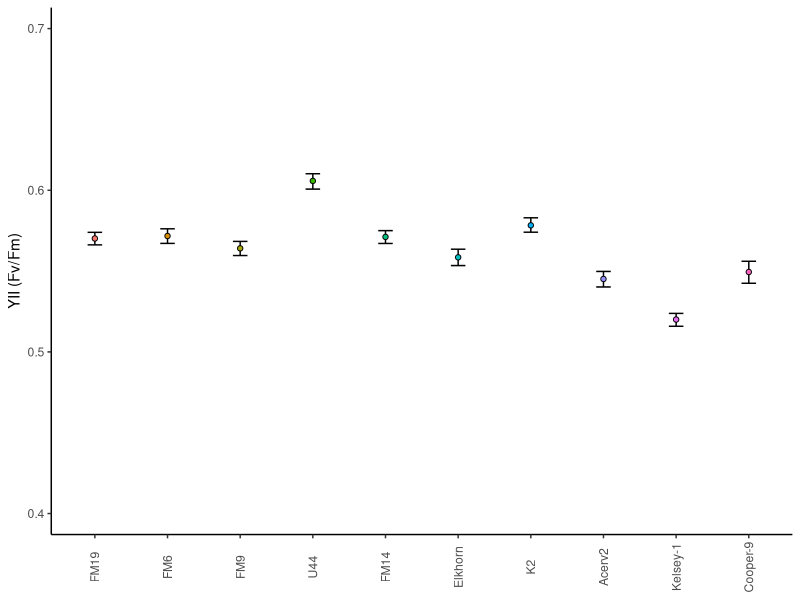
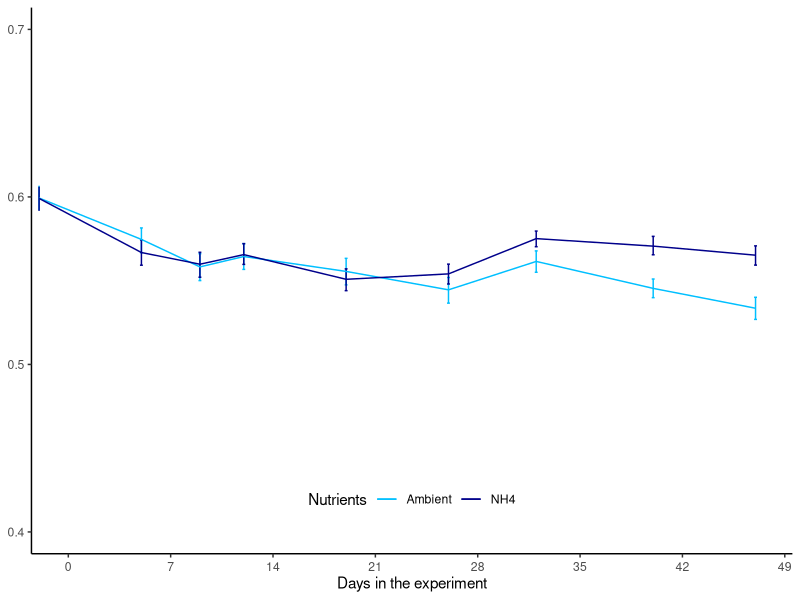
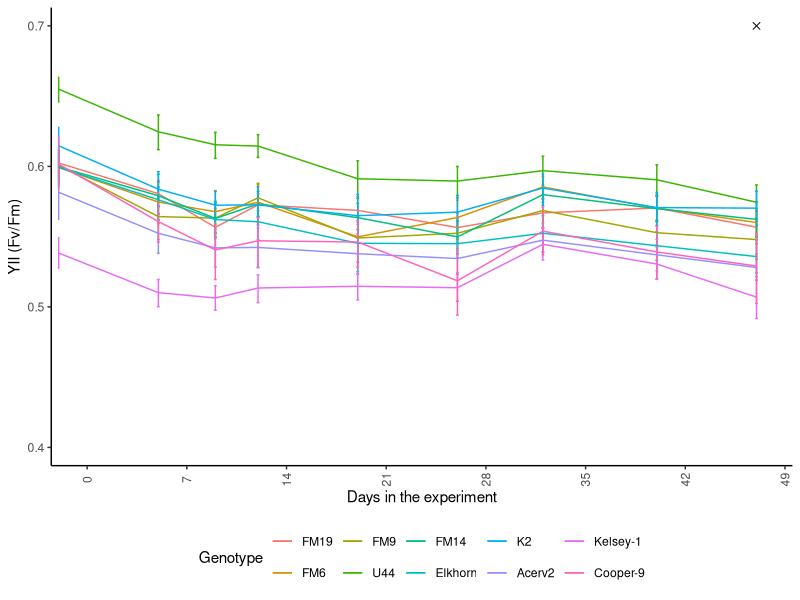
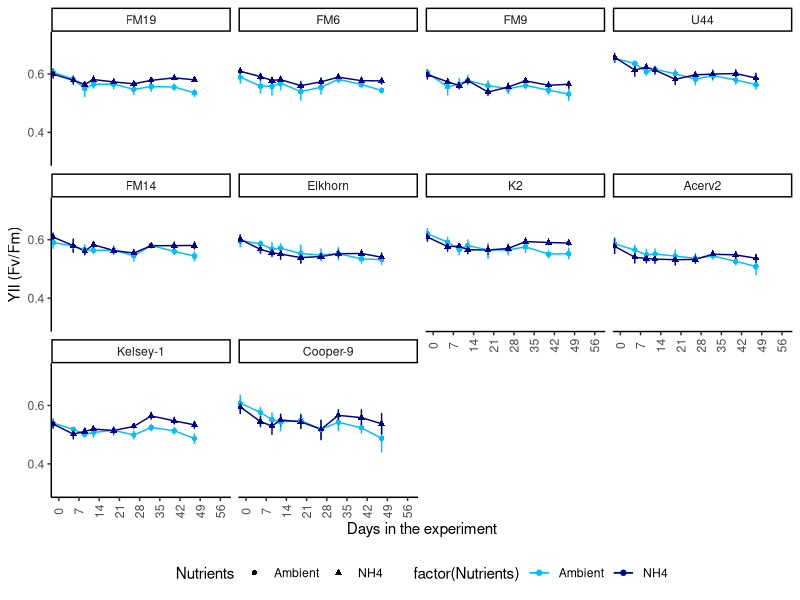
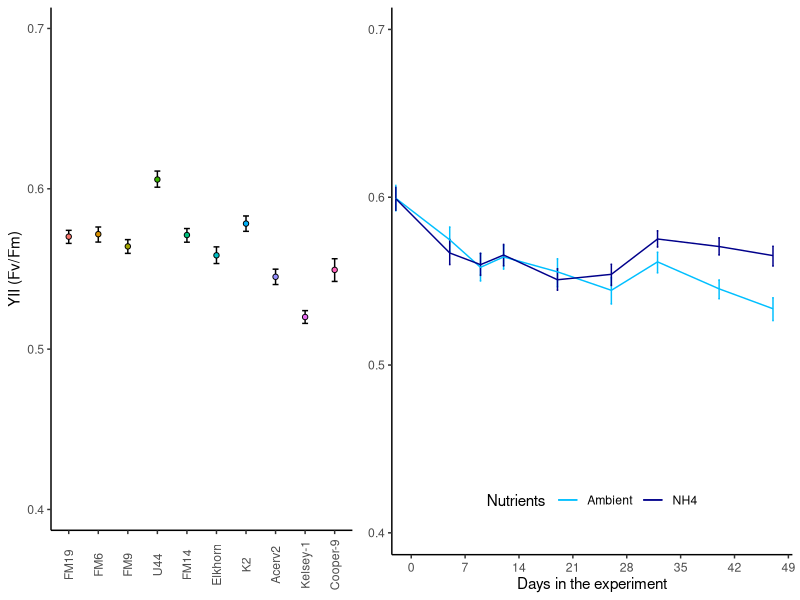

Write the R code that produced these figures, in order. (Note: this script raises an error after producing the figures.)
## ---- chunk 1
knitr::opts_chunk$set(echo = TRUE, warning=FALSE, message=FALSE, fig.width=7, fig.height=7 )
## ---- chunk 2

# Get all libraries and sources required to run the script

library(dplyr)
library(plyr)
library(reshape2)
library(ggplot2)
library(ggthemes)
library(ggpubr)

theme_set (theme_classic() + theme(panel.grid.major = element_blank(),
                              panel.grid.minor = element_blank(), 
                              axis.line = element_line(colour = "black"),
                              legend.position="none",
                              axis.text.x = element_text(angle = 90, 
                                                         vjust = 0.5),
                              plot.title = element_text(size=12,
                                                        face="bold"),
                              #panel.border = element_rect(colour = "black",
                              #fill=NA, size=1)
                              panel.border = element_blank()
                              ))

# Treatment colour
  Fill.colour <- scale_colour_manual(values =
                     c("deepskyblue", "indianred1", "blue4", "red4"))
  Fill.colour2 <- scale_colour_manual(values =
                     c("deepskyblue", "blue4"))

# Models 
  #library(lme4)
  library(multcomp)
  library(multcompView)
  library(emmeans)
  library(effects)
  library(lmerTest)
## ---- chunk 3
# 1. Import data: 

  # Long format Ssid YII
    YII.Tall<-read.csv("Data/YII_tall.csv")
    #summary(YII.Tall)

# 2. Data clean-up an types: 
  
  # Variable types 
    #YII.nutrients$Time <- as.factor(YII.nutrients$Time)
    YII.Tall$Time<-as.numeric(YII.Tall$Time)
    YII.Tall$Date<-as.Date(YII.Tall$Date, "%Y-%m-%d")
    YII.Tall$Days<-(as.numeric(YII.Tall$Date)-18518)
    YII.Tall$Date[which(YII.Tall$Date=="2020-09-04")]<-"2020-09-02"
    YII.Tall$Date<-as.Date(YII.Tall$Date, "%Y-%m-%d")
    YII.Tall<-filter(YII.Tall, Date!="2020-10-29")
  
  # Remove-unused data    
    Extras <- YII.Tall[which (YII.Tall$Nutrients=="Extra"), ]
    #YII.Tall <- droplevels(YII.Tall[!rownames(YII.Tall) %in%
    #                                     rownames(Extras), ])
    
    Error <- YII.Tall[which (YII.Tall$YII==0), ]
    # YII.Tall <- droplevels(YII.Tall[!rownames(YII.Tall) %in%
    #                                     rownames(Error), ])
    
    YII.Tall<-filter(YII.Tall, Genotype!="U41")
    #YII.Tall$Genotype <- droplevels(YII.Tall$Genotype)
    YII.Tall$Genotype<-factor(YII.Tall$Genotype, 
                              levels=c("FM19", "FM6", "FM9", "U44",
                                       "FM14", "Elkhorn","K2",
                                      "Acerv2", "Kelsey-1", "Cooper-9"))

  # Treatments
    YII.Tall$Nutrients<-factor(YII.Tall$Nutrients, 
                             levels= c("Ambient", "NH4"), ordered=TRUE)
    YII.Tall$Disease<-factor(YII.Tall$Disease, 
                             levels= c("Placebo", "Pathogen"),
                             ordered=TRUE)
    YII.Tall$Treatment<-paste(YII.Tall$Nutrients, YII.Tall$Disease,
                              sep = "-")
    YII.Tall$Treatment<-factor(YII.Tall$Treatment,
                              levels = c("Ambient-Placebo",
                                         "Ambient-Pathogen",
                                         "NH4-Placebo", "NH4-Pathogen"))
  # Replicates
    YII.Tall$Tank<-factor(YII.Tall$Tank, ordered=FALSE)
    YII.Tall$Genotype<-factor(YII.Tall$Genotype, ordered=FALSE)
  
  summary(YII.Tall)

# Subset data  
  LastTreatment<-YII.Tall[which(YII.Tall$Time=='12'|YII.Tall$Time=='13'), ]
  
  YII.Nutrients<-YII.Tall[YII.Tall$Days>-3,]
  YII.Nutrients<-YII.Nutrients[YII.Nutrients$Days<51,]
## ---- chunk 4
YII_Genet<- ggplot(YII.Nutrients, aes (Genotype, YII, fill=Genotype)) +
  stat_summary(fun.data = "mean_cl_boot", geom = "errorbar", width = 0.2 )+
  stat_summary(fun=mean, geom="point", shape=21) + 
  #geom_jitter(alpha=0.5, shape=21)+
  theme(legend.position ="none",
        axis.title.x = element_blank())+
  scale_y_continuous(limits = c(0.4, .70),
                         breaks = seq(0, 0.7, 0.1),  
                         expand = c(0.01, 0.01),
                         name=("YII (Fv/Fm)"))
YII_Genet  
## ---- chunk 5
YII_Nutrients<- ggplot(YII.Nutrients, aes (Days, YII, colour=Nutrients)) +
  stat_summary(fun.data = "mean_cl_boot",geom = "errorbar", width = 0.2 )+
  stat_summary(fun=mean, geom="line") + 
  #geom_jitter(alpha=0.5, shape=21)+
  theme(legend.position = c(0.5, 0.1), legend.direction = "horizontal",
        axis.text.x = element_text(angle = 0),
        axis.title.y = element_blank())+
  scale_y_continuous(limits = c(0.4, .70),
                         breaks = seq(0, 0.7, 0.1),  
                         expand = c(0.01, 0.01),
                         name=("YII (Fv/Fm)"))+
  scale_x_continuous(limits = c(-2, 49),
                         breaks = seq(0, 50, 7),  
                         expand = c(0.01, 0.01),
                         name=("Days in the experiment"))+
  Fill.colour2
YII_Nutrients  
## ---- chunk 6
YII_plot<-ggarrange(YII_Genet, YII_Nutrients,
                ncol = 2, nrow = 1, widths = c(0.9, 1.1))
ggsave(file="Outputs/Figure_2_YII.svg", plot=YII_plot, dpi = 300, width=6, height=4)
## ---- chunk 7
# Genotype
YII_Genet<- ggplot(YII.Nutrients, aes (Days, YII, colour=Genotype)) +
  stat_summary(fun.data = "mean_cl_boot",geom = "errorbar", width = 0.2 )+
  stat_summary(fun=mean, geom="line") + 
  #geom_jitter(alpha=0.5, shape=21)+
  theme(legend.position = "bottom")+
  scale_y_continuous(limits = c(0.4, .70),
                         breaks = seq(0, 0.7, 0.1),  
                         expand = c(0.01, 0.01),
                         name=("YII (Fv/Fm)"))+
  scale_x_continuous(limits = c(-2, 49),
                         breaks = seq(0, 50, 7),  
                         expand = c(0.01, 0.01),
                         name=("Days in the experiment"))+
   annotate("rect",xmin=48, ymin=0.2, xmax = 49, ymax = 0.7, 
               alpha=0.5)+
  # Tissue samples
  annotate("point",x=c(47), y=c(0.7), 
           shape=4, size=2)+
  annotate("point",x=c(58), y=c(0.7), 
           shape=4, size=2)
YII_Genet  
## ---- chunk 8
YII_Genet<- ggplot(YII.Nutrients, aes (Days, YII, colour=factor(Nutrients), shape=Nutrients)) +
  stat_summary(fun.data = "mean_cl_boot",geom = "errorbar", width = 0.2 )+
  stat_summary(fun=mean, geom="line") + 
  stat_summary(fun=mean, geom="point") +
  #geom_jitter(alpha=0.2)+
  theme(legend.position = "bottom")+
  scale_y_continuous(limits = c(0.3, .73),
                         breaks = seq(0, 0.7,0.2),  
                         expand = c(0.01, 0.01),
                         name=("YII (Fv/Fm)"))+
  scale_x_continuous(limits = c(-2, 59),
                         breaks = seq(0, 60, 7),  
                         expand = c(0.01, 0.01),
                         name=("Days in the experiment"))+
  Fill.colour2

YII_Genet+ facet_wrap(Genotype~.)
## ---- chunk 9
# More complex model 
YII.Nutrients<-subset(YII.Nutrients, Days<49)
YII.Nutrients$DayF<-as.factor(YII.Nutrients$Days)

LM_1 <- lmer(YII ~ Nutrients * DayF * Genotype + 
                             (1|Fragment), REML=TRUE, data= YII.Nutrients)

step(LM_1)
LM_2 <- lmer(YII ~ Nutrients + DayF + Genotype + (1 | Fragment) + Nutrients:DayF + DayF:Genotype,  data= YII.Nutrients)
 
# Select model
anova(LM_1, LM_2, refit=FALSE)

## ---- chunk 10
LM_Nutrients_Days<-lmer(YII ~ Nutrients + DayF + Genotype + 
                          (1 | Fragment) + 
                          Nutrients:DayF + DayF:Genotype,  data= YII.Nutrients)
  anova(LM_Nutrients_Days)
  #summary(LM_Nutrients_Days)
  #coef(LM_Nutrients_Days)
  #fitted(LM_Nutrients_Days)
      
  #layout(matrix(1:4,2,2))  
  #plot(LM_Nutrients_Days)  
      
plot(Effect(c("Nutrients","DayF"), LM_1), x.var="DayF", multiline=T, ci.style="bars")

#  Pair-wise comparisons
## Nutrients only
cld(emmeans(LM_Nutrients_Days, "Nutrients"))
## Genotype only
cld(emmeans(LM_Nutrients_Days, "Genotype"))
## Nutrients by day
cld(emmeans(LM_Nutrients_Days,  ~ Nutrients | DayF))
## ---- chunk 11
# Creates bibliography 
#knitr::write_bib(c(.packages()), "packages.bib")
